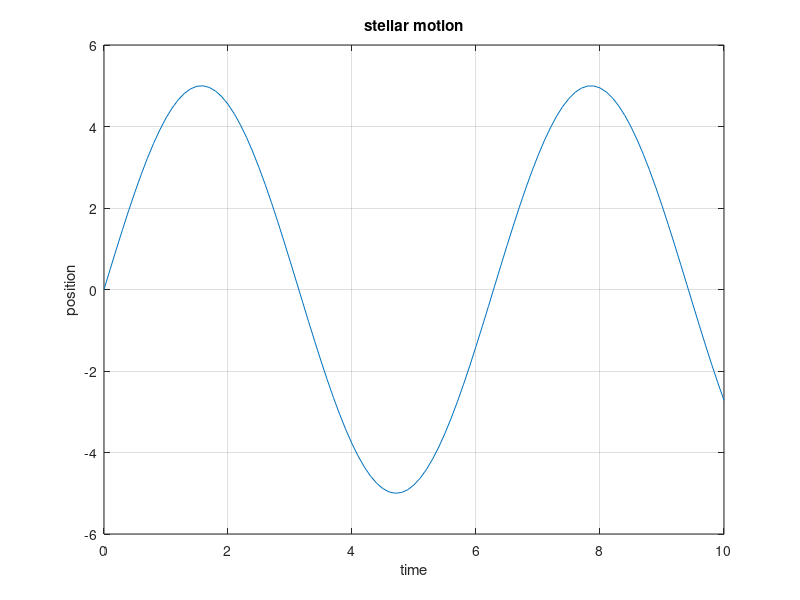

Write the MATLAB code that produced this figure.
time = 0:0.1:10
position = 5 * sin(time)

plot(time,position)
xlabel("time")
ylabel("position")
title("stellar motion")
grid on
